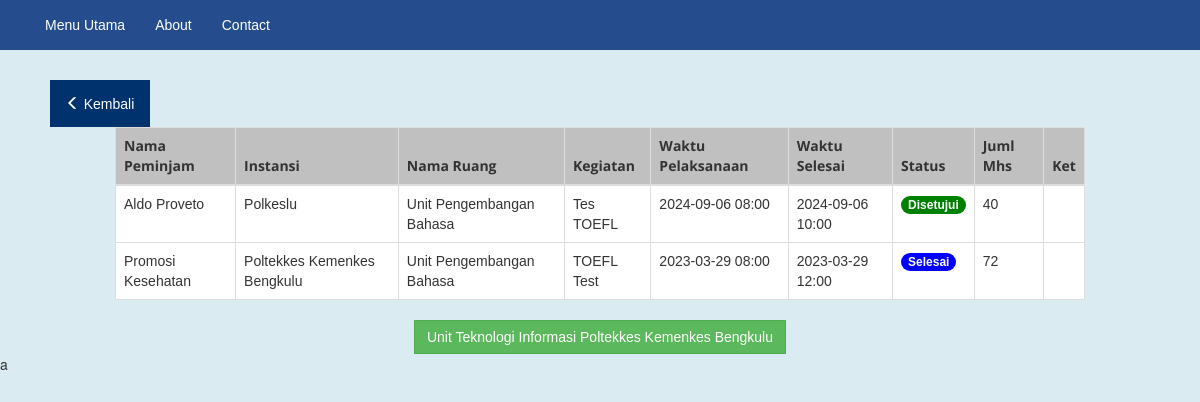
Screenshot of /user_detail_upbahasa.php with the database file from the repository.
### tables this page shows
CREATE TABLE `meminjam` (
  `kode_pinjam` int(15) NOT NULL,
  `id_ruang` int(15) NOT NULL,
  `nama_peminjam` varchar(255) NOT NULL,
  `instansi_peminjam` varchar(50) NOT NULL,
  `nama_ruang` varchar(50) NOT NULL,
  `nama_kegiatan` varchar(255) NOT NULL,
  `tgl_pinjam` varchar(50) NOT NULL,
  `start_date` varchar(50) NOT NULL,
  `end_date` varchar(50) NOT NULL,
  `jumlah_mahasiswa` varchar(100) NOT NULL,
  `status` varchar(15) NOT NULL,
  `keterangan` text NOT NULL,
  `color` varchar(25) NOT NULL
);

### user_detail_upbahasa.php (the view, shortened to what this page needs)
<!DOCTYPE html>
<html lang="en">
<head>
  <link rel="stylesheet" href="https://maxcdn.bootstrapcdn.com/bootstrap/3.3.7/css/bootstrap.min.css">
  <link href="./style.css" type="text/css" rel="stylesheet">
  <link rel="stylesheet" type="text/css" href="https://cdn.datatables.net/1.12.1/css/dataTables.bootstrap.min.css">
</head>
<body>
<nav class="navbar">
  <div class="container-fluid">
    <div class="collapse navbar-collapse" id="myNavbar">
      <ul class="nav navbar-nav">
        <li class="active"><a href="./index.php">Menu Utama</a></li>
        <li><a href="#">About</a></li>
        <li><a href="#">Contact</a></li>
      </ul>
    </div>
  </div>
</nav>
<div class="container-fluid">
  <div class="row content">
    <div class="col-sm-2 text-center backtop">
        <br><br><br><br>
        <a href="./index.php"><button class="btn backbutton1"><span class="glyphicon glyphicon-menu-left"></span> Kembali</button></a>
    </div>
  </div>
  <div class="row content">
    <div class="col-sm-1"></div>
      <div class="col-sm-10">
        <div class="table-responsive">
          <table class="table table-bordered table-hover" id="pengajuan" style="width:100%">
            <thead class="text-center">
              <tr>
                <th>Nama Peminjam</th>
                <th>Instansi</th>
                <th>Nama Ruang</th>
                <th>Kegiatan</th>
                <th>Waktu Pelaksanaan</th>
                <th>Waktu Selesai</th>
                <th>Status</th>
                <th>Juml Mhs</th>
                <th>Ket</th>
              </tr>
            </thead>
          <tbody>
    <?php
		include 'koneksi.php';
		$data = mysqli_query($koneksi,"select * from meminjam where id_ruang='105' order by start_date desc");
		while($d = mysqli_fetch_array($data)){
			?>
			<tr>
				<td><?php echo $d['nama_peminjam']; ?></td>
        <td><?php echo $d['instansi_peminjam']; ?></td>
				<td><?php echo $d['nama_ruang']; ?></td>
        <td><?php echo $d['nama_kegiatan']; ?></td>
        <td><?php echo $d['start_date'] ?></td>
				<td><?php echo $d['end_date']; ?></td>
        <td>
          <?php if($d['status'] == 'Disetujui'){
            echo "<span class='badge hijau'>Disetujui</span>";
          }elseif ($d['status'] == 'Diajukan') {
            echo "<span class='badge kuning'>Diajukan</span>";
          }elseif ($d['status'] == 'Batal') {
            echo "<span class='badge merah'>Batal</span>";
          }else{
            echo "<span class='badge biru'>Selesai</span>";
          } ?>
          </td>
        <td><?php echo $d['jumlah_mahasiswa']; ?></td>
        <td><?php echo $d['keterangan']; ?></td>
			</tr>
			<?php
		}
	?>
    </tbody>
    </table>
    </div>
    </div>
    <div class="col-sm-1"></div>
</div>
  <div class="row content">
    <div class="col-md-3"></div>
      <div class="col-md-6 text-center"><a target="_blank" class="btn btn-success">Unit Teknologi Informasi Poltekkes Kemenkes Bengkulu</a></div>
    <div class="col-md-3"></div>
  </div>
</div>
</body>
</html>
a

### style.css (style rules this page uses)
html h1, h2, h3, h4, h5, h6, p, label, a, li, table td, input[type="text"], input[type="submit"], input[type="password"] { font-family: "Noto Sans TC", sans-serif; font-weight: 400; }
table th { font-family: "Open Sans", sans-serif; font-weight: 700; }
body { background-color: #daebf1; }
.btn { border-radius: 0; }
.navbar { margin: 0 px; width: 100%; border-radius: 0; border: 0px; position: fixed; z-index: 10; background-color: #254d8d; }
.navbar li a { color: #FFFFFF; }
.table { background-color: white; }
thead > tr { background-color: #c0c0c0; }
.backbutton1 { padding: 1.25rem 1.5rem; color: white; background-color: #00326e; }

### user_detail_upbahasa.php (style rules this page uses)
.biru { background-color: blue; }
.hijau { background-color: green; }

### rows the page displays
meminjam: nama_peminjam "Aldo Proveto", instansi_peminjam "Polkeslu", nama_ruang "Unit Pengembangan Bahasa", nama_kegiatan "Tes TOEFL", start_date "2024-09-06 08:00", end_date "2024-09-06 10:00", status "Disetujui", jumlah_mahasiswa "40"
meminjam: nama_peminjam "Promosi Kesehatan", instansi_peminjam "Poltekkes Kemenkes Bengkulu", nama_ruang "Unit Pengembangan Bahasa", nama_kegiatan "TOEFL Test", start_date "2023-03-29 08:00", end_date "2023-03-29 12:00", status "Selesai", jumlah_mahasiswa "72"
